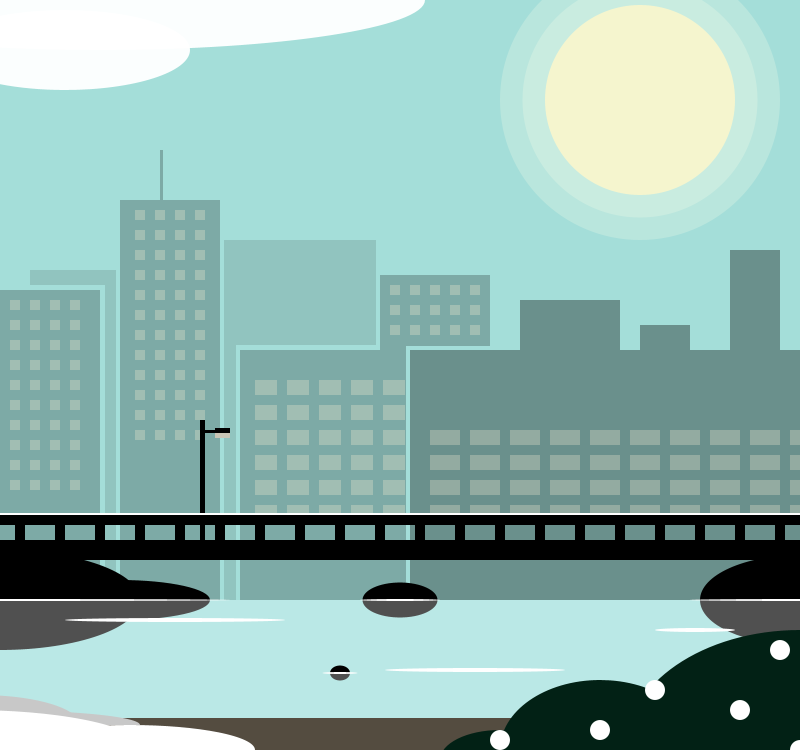
Frame 1 (no input)
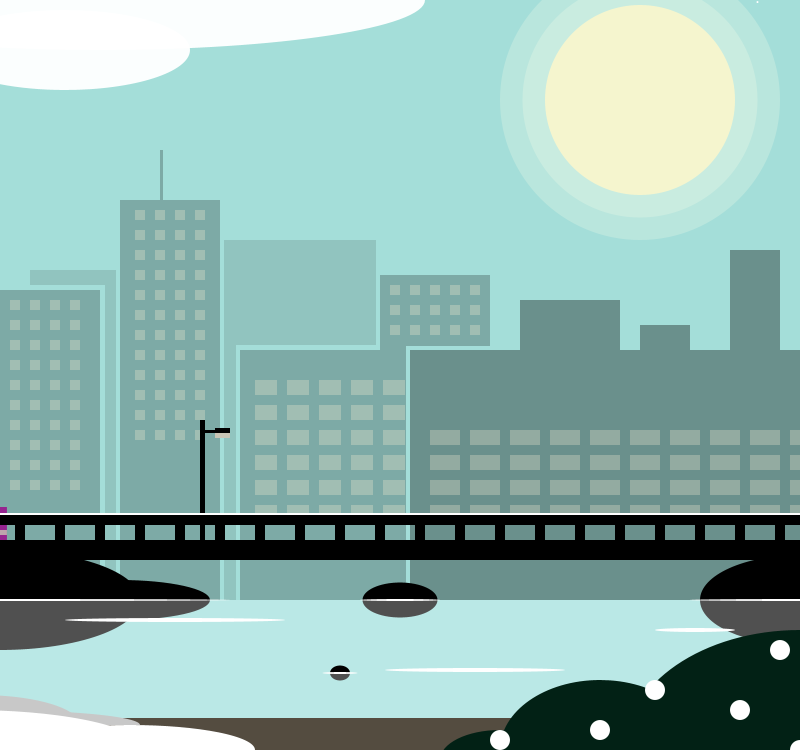
Frame 60 (the mouse pressed at the canvas centre just before this capture)
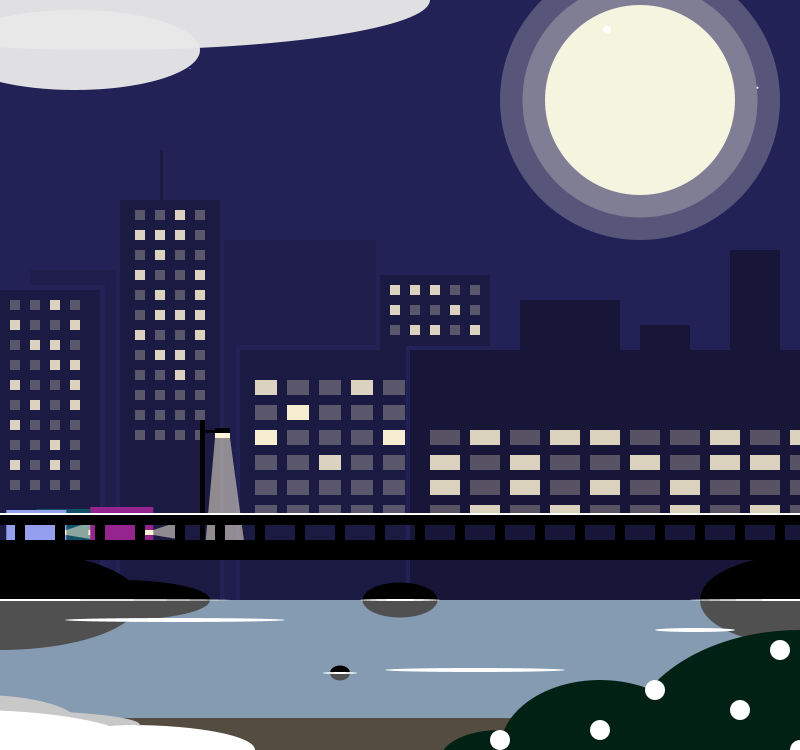
Frame 120 (the mouse held since frame 60 and released just before this capture)

The Processing sketch that drew these frames (run headless with seeded random() and noise(); from frame 60 on, the mouse is pressed at the canvas centre):

// Processing sketch: DCRAssignment1_0204677LimZheYuan
// ── DCRAssignment1_0204677LimZheYuan.pde
//--------CONSTANTS and VARIABLES---------
//Common configs
  //Snow quantity
final int snowQty = 30;
  //Car colours
final color carColors[] = {#e478f0, #614b10, #d6ca40, #d6843c, #596610, #105366 ,#10663e, #b01e28, #959ff0, #96248f};

//Background colors (green, dark blue)
        //start color = 164, 222, 217194, 220, 255
        //mid color = 35, 34, 87
        //end color = 75, 39, 105
final int start_bgR = 164; final int start_bgG = 222; final int start_bgB = 217;
final int mid_bgR = 35; final int mid_bgG = 34; final int mid_bgB = 87;
final int end_bgR = 75; final int end_bgG = 39; final int end_bgB = 105;
float bgR, bgG, bgB, bgR_night, bgG_night, bgB_night;
float opacity_start, opacity_end;

//Sun / moon
// sun color = 245, 245, 206
// moon color = 245, 245, 240
// flare color (fixed) = 255, 255, 235
final int sunR = 245; final int sunG = 245; final int sunB = 206 ;
final int moonR = 245; final int moonG = 245; final int moonB = 240;
final int flareR = 255; final int flareG = 255; final int flareB = 235;
final int coreSize = 190;
final int flareDistance = 45;
final int flareOpacity = 60;
// clouds
final int cloud1X = 100;
final int cloud2X = 65;
final int cloud2Y = 50;
final int cloud1W = 650;
final int cloud1H = 100;
final int cloud2W = 250;
final int cloud2H = 80;
final float maxTravelDis1 = 10;
final float maxTravelDis2 = 20;
float coreR, coreG, coreB;

//Snow effect
final int snowMaxSize = 12;
final float snowMaxFallSpeed = 1.5; //* snowSpeed > 1
final float snowMaxOffsetY = -800;
int snowSize[] = new int[snowQty];
float snowPosX[] = new float[snowQty];
float snowPosY[] = new float[snowQty];
float snowSpeed[] = new float[snowQty];

//Buildings
final int windowSize = 10;
final int windowSpacing = 10;
final float b1_startX = 0;
final float b2_startX = 120;
final float b3top_startX = 380;
final float b3bottom_startX = 240;
final float b4_startX = 410;

final float b1_endX = 100;
final float b2_endX = 220;
final float b3top_endX = 490;
final float b3bottom_endX = 406;
final float b4_endX = 800;
 
final float b1_startY = 290;
final float b2_startY = 200;
final float b3top_startY = 275;
final float b3bottom_startY = 350;
final float b4_startY = 350;

final float b3top_endY = 346;
final float base_endY = 540;
final float fore_endY = 550;
    
//Road
final int snowThickness  = 2;
final int topBorderSize  = 10;
final int btmBorderSize  = 20;
final int poleW = 10;
final int poleH = 15;
final float poleGap = 30; 
//Lamp post
final int postW = 5;
final int postH = -120;
final int handleW = 10;
final int handleH = 3;
final int bulbW = 15;
final int bulbH = 5;

//Cars
final int minCarW = 50; final int maxCarW = 70;
final int minCarH = 28; final int maxCarH = 35;
final float minOffsetX = -200;
final float maxOffsetX = -800;
final float maxCarSpeed = 2.5;
int carQty = 3;
color carColor[] = new color[carQty];
int carW[] = new int[carQty]; int carH[] = new int[carQty];
float carPosX[] = new float[carQty]; float carSpeed[] = new float[carQty];

//Lake
final int stoneW1_1 = 280;
final int stoneH1_1 = 100;
final int stoneW1_2 = 180;
final int stoneH1_2 = 40;
final int stoneW2_1 = 75;
final int stoneH2_1 = 35;
final int stoneW2_2 = 20;
final int stoneH2_2 = 15;
final int stoneW3 = 200;
final int stoneH3 = 90;
final int flatLandH = 32;
final int bushW1 = 350;
final int bushH1 = 240;
final int bushW2 = 200;
final int bushH2 = 140;
final int bushW3 = 120;
final int bushH3 = 60;
final int highlightSize = 2; 

void setup() {
  size(800,750);
  noStroke();
  //Snow arrays
  initializeFloatArr(snowPosX);
  initializeFloatArr(snowPosY);
  initializeFloatArr(snowSpeed);
  initializeIntArr(snowSize);
  //Car arrays
  initializeIntArr(carW);
  initializeIntArr(carH);
  initializeFloatArr(carPosX);
  initializeFloatArr(carSpeed);  
  for (int i=0;i < carQty; i++) {
    int randomColor = int(random(0, carColors.length));
    carColor[i] = carColors[randomColor];
  }
}

void draw() {
//Layer 1 - Changing background  
    fill(start_bgR,start_bgG, start_bgB);
    rect(0,0,width, height);
    opacity_start =  map(mouseX, 0, width/2, 0, 255);
    fill(mid_bgR, mid_bgG, mid_bgB, opacity_start);
    rect(0,0,width, height);
    opacity_end =  map(mouseX, width/2, width, 0, 255);
    fill(end_bgR, end_bgG, end_bgB, opacity_end);
    rect(0,0,width, height);

//Layer 2 - Sun/Moon/Cloud
  float core_posX, core_posY, flare_posX, flare_posY;  //XY Pos variables declared here because couldn't get width value in global context 
  int flareSize1 = coreSize + flareDistance;
  int flareSize2 = coreSize + 2*flareDistance;
  
  core_posX = width - width/5;
  core_posY = 100;
  flare_posX = core_posX;
  flare_posY = core_posY;
  //Draw flare
  fill(flareR, flareG, flareB, flareOpacity);
  ellipse(flare_posX, flare_posY, flareSize2, flareSize2);
  ellipse(flare_posX, flare_posY, flareSize1, flareSize1);
  //Draw core
  //coreR = sunR + mouseX * (moonR - sunR) / width;
  //coreG = sunG + mouseX * (moonG - sunG) / width;
  //coreB = sunB + mouseX * (moonB - sunB) / width;
  coreR = sunR + map(mouseX, 0, width, 0, moonR - sunR);
  coreG = sunG + map(mouseX, 0, width, 0, moonG - sunG);
  coreB = sunB + map(mouseX, 0, width, 0, moonB - sunB);
  fill(coreR, coreG, coreB);
  ellipse(flare_posX, flare_posY, coreSize, coreSize);
  
  //Clouds
  float whiteVal = map(mouseX, 0, width, 255, 210);
  float calc_cloud1X = map(mouseX, 0, width, cloud1X, cloud1X + maxTravelDis1);
  float calc_cloud2X = map(mouseX, 0, width, cloud2X, cloud2X + maxTravelDis2);
  fill(whiteVal,245);
  ellipse(calc_cloud1X, 0, cloud1W, cloud1H);
  ellipse(calc_cloud2X, cloud2Y, cloud2W, cloud2H);
    
//Layer 3 - Buildings
  drawBuildings(mouseX);

//Layer 4 - Road
  float roadY = height*2/3+13;
  float roadSurfaceY = roadY+snowThickness+topBorderSize+poleH;
  //Lamp post behind road
  drawPost(mouseX, roadSurfaceY);
  //Draw cars that can cover up lamp post
  drawCars(mouseX, roadSurfaceY);
  //Draw light ray that cover cars
  drawLightRay(mouseX, roadSurfaceY);
  
  //Thin layer of snow
  fill(255);
  rect(0, roadY, width, snowThickness);
  //Road border
  fill(0);
    //Top
  rect(0, roadY+snowThickness, width, topBorderSize);
    //Middle
  for (float x = 15; x<width; x+=poleW+poleGap) {
    rect(x, roadY+snowThickness+topBorderSize, poleW, poleH);
  }
    //Bottom
  rect(0, roadSurfaceY, width, btmBorderSize);
  
//Layer 5 - Lake
  float btmBorderY = roadSurfaceY+btmBorderSize;
  float lakeY = btmBorderY + 40; 

  //Lake
  fill(#c9f0ef, 150);
  rect(0, lakeY, width, height - lakeY);
  //Left stone
  fill(0);
  arc(0, lakeY, stoneW1_1, stoneH1_1, PI, TWO_PI);
  arc(120, lakeY, stoneW1_2, stoneH1_2, PI, TWO_PI);
  //Middle stone
  arc(width/2, lakeY, stoneW2_1, stoneH2_1, PI, TWO_PI);
  arc(width/2-60, lakeY+73, stoneW2_2, stoneH2_2, PI, TWO_PI);
  //Right stone
  arc(width, lakeY, stoneW3, stoneH3, PI, TWO_PI);
  
  //Stone shadow
  fill(80);
  //Left stone
  arc(0, lakeY, stoneW1_1, stoneH1_1, 0, PI);
  arc(120, lakeY, stoneW1_2, stoneH1_2, 0, PI);
  //Middle stone
  arc(width/2, lakeY, stoneW2_1, stoneH2_1, 0, PI);
  arc(width/2-60, lakeY+73, stoneW2_2, stoneH2_2, 0, PI);
  //Right stone
  arc(width, lakeY, stoneW3, stoneH3, 0, PI);
  
  //Land
  fill(#544c40);
  rect(0, height, width, -flatLandH);
  fill(200);
  arc(-10,height-25,300,30, PI, TWO_PI);
  arc(-20,height-25,200,60, PI, TWO_PI);
  fill(255);
  arc(130,height,250,50, PI, TWO_PI);
  arc(-30,height,350,80, PI, TWO_PI);
  
  //Highlights
  fill(255);
  ellipse(0, lakeY, stoneW1_1 + stoneW1_2, highlightSize);
  ellipse(width/2, lakeY, stoneW2_1+5, highlightSize);
  ellipse(width/2-60, lakeY+73, stoneW2_2+15, highlightSize);
  ellipse(width, lakeY, stoneW3+20, highlightSize);
  ellipse(175, lakeY+20, 220, highlightSize+2);
  ellipse(475, lakeY+70, 180, highlightSize+2);
  ellipse(width-105, height-120, 80, highlightSize+2);
  
  //Bush
  int berrySize = 20;
  fill(#022115);
  arc(width, height, bushW1, bushH1, PI, TWO_PI);
  arc(width-200, height, bushW2, bushH2, PI, TWO_PI);
  arc(width-300, height+10, bushW3, bushH3, PI, TWO_PI);
  //Berries
  fill(255);
  ellipse(width, height, berrySize, berrySize);
  ellipse(width-20, height-100, berrySize, berrySize);
  ellipse(width-60, height-40, berrySize, berrySize);
  ellipse(width-145, height-60, berrySize, berrySize);
  ellipse(width-200, height-20, berrySize, berrySize);
  ellipse(width-300, height-10, berrySize, berrySize);
  
//Layer 6 - Snowfall
  fill(255);
  for (int i=0; i<snowQty; i++) {
    ellipse(snowPosX[i], snowPosY[i], snowSize[i], snowSize[i]);
    //Set new snow position based on speed
    snowPosY[i] += snowSpeed[i];  
    //If go out of window height, loop again at different x position
    if (snowPosY[i] > height + snowSize[i]) {
        snowPosY[i] = -snowSize[i];
        snowPosX[i] = random(0,width);  
    }
  }
}

void initializeIntArr(int arr[]) {
  for (int i=0; i<arr.length; i++) {
    if (arr == snowSize)
      arr[i] = int(random(1,snowMaxSize));  
    else if (arr == carW)
      arr[i] = int(random(minCarW,maxCarW));
    else if (arr == carH)
      arr[i] = int(random(minCarH,maxCarH));
    else
      arr[i] = 0;
  }
} 

void initializeFloatArr(float arr[]) {
  for (int i=0; i<arr.length; i++) {  
     //Snowfall effect arrays
     if (arr == snowPosX)
        arr[i] = random(0, width);
     else if (arr == snowPosY) 
        arr[i] = random(snowMaxOffsetY, 0);
     else if (arr == snowSpeed) 
        arr[i] = random(1,snowMaxFallSpeed);
     // Car arrays
     else if (arr == carPosX)
       arr[i] = random(minOffsetX, maxOffsetX);
     else if (arr == carSpeed)
        arr[i] = random(1,maxCarSpeed);
     else
        arr[i] = 0;
  }
}

void drawBuildings(float mousex) {
   //Background layer
   //y-baseline: 600
      //Base layer - from left to right
      fill(0, 30);
      //1
      rect(30, 270, 86, 15);
      rect(105, 285, 11, 315);
      //2
      rect(224, 240, 12, 360);
      rect(236, 240, 140, 105);
      
      //Middle layer
      fill(0, 60);
      //1
      rect(0, 290, 100, 310);
      //2
      rect(120, 200, 100, 400);
      rect(160, 150, 3, 50);   
      //3
      fill(0, 60);
      rect(240, 350, 140, 250);
      rect(380, 275, 110, 71);
      rect(380, 346 , 26, 254);
    
   //Foreground layer
      fill(0,90);
      //Body
      rect(410, 350, 390, 250);
      //Tubes
      rect(520, 300, 100, 50);
      rect(640, 325, 50, 25);
      rect(730, 250, 50, 100);
    //--------------------------
   //Windows + cycle effect (buildings go left to right)
    int counterX=0, counterY=0;
    float dlCyclePerc = mousex / width; 
    
    fill(#fff5d6, 70); //window color
    //1st building
    for (float y=b1_startY+windowSpacing; y<base_endY-50; y+=windowSize+windowSpacing) {
      for (float x=b1_startX+10; x<b1_endX-windowSpacing; x+=windowSize+windowSpacing) {
          fill(#fff5d6, 70);
          rect(x,y,windowSize,windowSize);
            if (dlCyclePerc > 0.2 && dlCyclePerc < 0.8) {
              if ((counterY == 0 && counterX == 2) ||
                (counterY == 1 && counterX == 0) ||
                (counterY == 3 && (counterX == 2 || counterX == 3)) ||
                (counterY == 5 && counterX == 1) ||
                (counterY == 6 && (counterX == 0)) ||
                (counterY == 7 && counterX == 2)){
                fill(#fff5d6,200);
                rect(x,y,windowSize,windowSize);           
              }
            }
            if (dlCyclePerc > 0.4 && dlCyclePerc < 0.7) {
              if ((counterY == 1 && counterX == 3) ||
                (counterY == 2 && (counterX == 1 || counterX == 2)) ||
                (counterY == 4 && (counterX == 0 || counterX == 3)) ||
                (counterY == 5 && counterX == 3) ||
                (counterY == 8 && (counterX == 0 || counterX == 2))) {
                fill(#fff5d6,200);
                rect(x,y,windowSize,windowSize);           
              }
            }
            if (dlCyclePerc > 0.8) {
              if ((counterY == 3 && counterX == 2) ||
              (counterY == 5 && counterX == 1)){
                fill(#fff5d6,200);
                rect(x,y,windowSize,windowSize);
              }  
            }
        counterX++;
      }
      counterY++;
      counterX = 0;
    }
    counterX=0; counterY=0;
    //2nd building
    for (float y=b2_startY+windowSpacing; y<base_endY-100; y+=windowSize+windowSpacing) {
      for (float x=b2_startX+15; x<b2_endX-windowSpacing; x+=windowSize+windowSpacing) {
        fill(#fff5d6, 70);
        rect(x,y,windowSize,windowSize);
          if (dlCyclePerc > 0.2 && dlCyclePerc < 0.8) {
            if ((counterY == 1 && counterX == 2) ||
              (counterY == 3 && counterX == 0) ||
              (counterY == 5 && counterX == 1) ||
              (counterY == 6 && (counterX == 3)) ||
              (counterY == 7 && counterX == 2)){
              fill(#fff5d6,200);
              rect(x,y,windowSize,windowSize);           
            }
          }
          if (dlCyclePerc > 0.4 && dlCyclePerc < 0.7) {
            if ((counterY == 0 && counterX == 2) || 
              (counterY == 1 && (counterX == 0 || counterX == 1)) ||
              (counterY == 2 && counterX == 1) ||
              (counterY == 3 && counterX == 3) ||
              (counterY == 4 && (counterX == 1 || counterX == 3)) ||
              (counterY == 5 && (counterX == 2 || counterX == 3)) ||
              (counterY == 6 && (counterX == 0)) ||
              (counterY == 7 && counterX == 1) ||
              (counterY == 8 && counterX == 2)) {
              fill(#fff5d6,200);
              rect(x,y,windowSize,windowSize);           
            }
          }
          if (dlCyclePerc > 0.8 && counterY == 3 && counterX == 0){
              fill(#fff5d6,200);
              rect(x,y,windowSize,windowSize);
          }
        counterX++;
      }
      counterY++;
      counterX = 0;
    }
    counterX=0; counterY=0;
    //3rd building -top
    for (float y=b3top_startY+windowSpacing; y<b3top_endY-windowSpacing; y+=windowSize+windowSpacing) {
      for (float x=b3top_startX+10; x<b3top_endX; x+=windowSize+windowSpacing) {
        fill(#fff5d6, 70);
        rect(x,y,windowSize,windowSize);
          if (dlCyclePerc > 0.2 && dlCyclePerc < 0.8) {
            if ((counterY == 0 && counterX < 2) ||
              (counterY == 1 && counterX == 3) ||
              (counterY == 2 && (counterX == 1 || counterX == 4))){
              fill(#fff5d6,200);
              rect(x,y,windowSize,windowSize);           
            }
          }
          if (dlCyclePerc > 0.4 && dlCyclePerc < 0.7) {
            if ((counterY == 0 && counterX == 2) || 
              (counterY == 1 && counterX == 0) ||
              (counterY == 2 && counterX == 2)) {
              fill(#fff5d6,200);
              rect(x,y,windowSize,windowSize);           
            }
          }
          if (dlCyclePerc > 0.8) {
            if ((counterY == 0 && counterX == 0) ||
              (counterY == 2 && counterX == 1)) {
              fill(#fff5d6,200);
              rect(x,y,windowSize,windowSize);
            }
          }
        counterX++;
      }
      counterY++;
      counterX = 0;
    }
    counterX=0; counterY=0;
    //3rd building -bottom
    for (float y=b3bottom_startY+30; y<base_endY-20; y+=windowSize+5+windowSpacing) {
      for (float x=b3bottom_startX+15; x<b3bottom_endX; x+=windowSize+12+windowSpacing) {
        fill(#fff5d6, 70);
        rect(x,y,windowSize+12,windowSize+5);
          if (dlCyclePerc > 0.2 && dlCyclePerc < 0.8) {
            if ((counterY == 1 && counterX == 1) ||
              (counterY == 2 && (counterX == 0 || counterX == 4))) {
              fill(#fff5d6,200);
              rect(x,y,windowSize+12,windowSize+5);         
            }
          }
          if (dlCyclePerc > 0.4 && dlCyclePerc < 0.7) {
            if ((counterY == 0 && (counterX == 0 || counterX == 3)) ||
              (counterY == 1 && counterX == 1) ||
              (counterY == 2 && (counterX == 0 || counterX == 4)) ||
              (counterY == 3 && counterX == 2)) {
              fill(#fff5d6,200);
              rect(x,y,windowSize+12,windowSize+5);         
            }
          }
        counterX++;
      }
      counterY++;
      counterX = 0;
    }
    counterX=0; counterY=0;
    //4th building
    for (float y=b4_startY+80; y<fore_endY-20; y+=windowSize+5+windowSpacing) {
      for (float x=b4_startX+20; x<b4_endX; x+=windowSize+20+windowSpacing) {
        fill(#fff5d6, 70);
        rect(x,y,windowSize+20,windowSize+5);
          if (dlCyclePerc > 0.2 && dlCyclePerc < 0.8) {
            if ((counterY == 0 && (counterX == 1 || counterX == 3 || counterX == 4 || counterX == 7 || counterX == 9)) ||
              (counterY == 1 && (counterX == 2 || counterX == 5)) ||
              (counterY == 2 && (counterX == 0 || counterX == 2)) ||
              (counterY == 3 && (counterX == 6 || counterX == 8))) {
              fill(#fff5d6,200);
              rect(x,y,windowSize+20,windowSize+5);       
            }
          }
          if (dlCyclePerc > 0.4 && dlCyclePerc < 0.7) {
            if ((counterY == 1 && (counterX == 0 || counterX == 7 || counterX == 8)) ||
              (counterY == 2 && (counterX == 4 || counterX == 6)) ||
              (counterY == 3 && (counterX == 1 || counterX == 3))) {
              fill(#fff5d6,200);
              rect(x,y,windowSize+20,windowSize+5);        
            }
          }
          if (dlCyclePerc > 0.8) {
            if ((counterY == 1 && (counterX == 2 || counterX == 5)) ||
              (counterY == 2 && counterX == 0)) {
              fill(#fff5d6,200);
              rect(x,y,windowSize+20,windowSize+5);
            }
          }
        counterX++;
      }
      counterY++;
      counterX = 0;
    }
}

void drawPost(float mousex, float surfaceY) {
  final float postX = width/2-200;
  final float bulbX = postX + postW + handleW;
  final float bulbY = surfaceY + postH + 8;
  fill(0);
  //Lamp post
  rect(postX, surfaceY, postW, postH);
  //Horizontal handle
  rect(postX, surfaceY + postH + 10, postW+handleW, handleH);
  //Bulb
  if (mousex/width > 0.4)
    fill(#fff5d6);
  else 
    fill(#c9c5b5);
  rect(bulbX, bulbY, bulbW, bulbH+5);
  fill(0);
  rect(bulbX, bulbY, bulbW, bulbH);
}

void drawCars(float mousex, float surfaceY) {
  for (int i=0; i<carQty; i++) {
      //Car
      fill(carColor[i]);
      rect(carPosX[i], surfaceY, carW[i], -carH[i]);
      //Car lights
      fill(#c9c5b5,200);
      rect(carPosX[i]+carW[i], surfaceY-5, -10, -5);
      //Car lightrays - only on at night
      if (mousex/width > 0.4) {
        fill(#fff5d6);
        rect(carPosX[i]+carW[i], surfaceY-5, -10, -5);
        fill(#fff5d6, 130);
        quad(carPosX[i]+carW[i], surfaceY-5, carPosX[i]+carW[i]+30, surfaceY, carPosX[i]+carW[i]+30, surfaceY-20, carPosX[i]+carW[i], surfaceY-10);
      }
      //Move car by car speed
      carPosX[i] += carSpeed[i];
      //Loop car with other attributes when reached end of window
      if (carPosX[i] > width) {
          int randomColor = int(random(0, carColors.length));
          carPosX[i] = random(minOffsetX, maxOffsetX);
          carColor[i] = carColors[randomColor];
          carW[i] = int(random(minCarW,maxCarW));
          carH[i] = int(random(minCarH,maxCarH));
          carSpeed[i] = random(1,maxCarSpeed);
      }
  }
}

void drawLightRay(float mousex, float surfaceY) {
  final float postX = width/2-200;
  final float bulbX = postX + postW + handleW;
  final float bulbY = surfaceY + postH + 8;
  if (mousex/width > 0.4) {
    fill(#fff5d6, 130);
    quad(bulbX, bulbY+bulbH+5, bulbX-10, bulbY+bulbH+115, bulbX+bulbW+15, bulbY+bulbH+115, bulbX+bulbW, bulbY+bulbH+5);      
  }
}  
